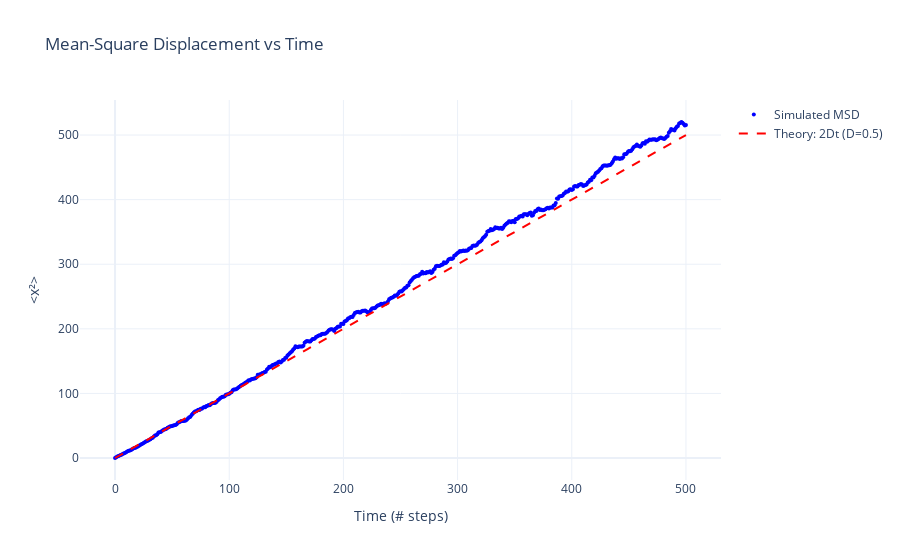

The code cell stored with this chart in its notebook:
### Code cell
# Example 3: Verify mean-square displacement grows linearly with time
print("\n=== Example 3: Mean-Square Displacement vs Time ===")

# Calculate mean-square displacement at each time step
msd = np.mean(trajectories**2, axis=0)
t = np.arange(num_steps + 1)

# Theoretical prediction: <x^2> = 2Dt where D = sigma^2 / 2
# For our case with tau=1 step, D = sigma^2 / 2 = 0.5
D = 1**2 / 2  # sigma=1, tau=1
theoretical_msd = 2 * D * t

fig = go.Figure()

fig.add_trace(go.Scatter(
    x=t,
    y=msd,
    mode='markers',
    name='Simulated MSD',
    marker=dict(size=4, color='blue')
))

fig.add_trace(go.Scatter(
    x=t,
    y=theoretical_msd,
    mode='lines',
    name=f'Theory: 2Dt (D={D})',
    line=dict(color='red', width=2, dash='dash')
))

fig.update_layout(
    title='Mean-Square Displacement vs Time',
    xaxis_title='Time (# steps)',
    yaxis_title='<x²>',
    template='plotly_white',
    hovermode='x unified'
)

fig.show()

print(f"Diffusion coefficient D (theory): {D}")
print(f"Diffusion coefficient D (from slope): {msd[-1] / (2 * num_steps):.3f}")

### Figure 1 — Plotly figure (JSON) as saved in the notebook; plotly's stock layout.template omitted (floating-point values rounded to 4 significant figures; data arrays with more than 128 entries replaced by an {"elided": "..."} marker saying what was removed)
{"data": [{"marker": {"color": "blue", "size": 4}, "mode": "markers", "name": "Simulated MSD", "type": "scatter", "x": {"elided": "501 int values"}, "y": {"elided": "501 float values"}}, {"line": {"color": "red", "dash": "dash", "width": 2}, "mode": "lines", "name": "Theory: 2Dt (D=0.5)", "type": "scatter", "x": {"elided": "501 int values"}, "y": {"elided": "501 float values"}}], "layout": {"hovermode": "x unified", "title": {"text": "Mean-Square Displacement vs Time"}, "xaxis": {"title": {"text": "Time (# steps)"}}, "yaxis": {"title": {"text": "<x²>"}}}}
